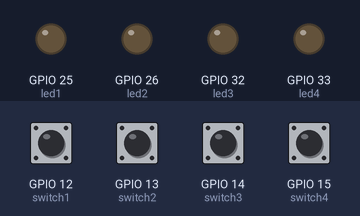
Simulated run of this sketch. Board: ESP32. Parts: output pins drawn as LEDs (lit = HIGH). The test bench sets the inputs (shaded band); at power-on: GPIO 12 (switch1), GPIO 13 (switch2), GPIO 14 (switch3), GPIO 15 (switch4) HIGH.

Above: at 1.2 s.
1.3 s: GPIO 12 (switch1) pulled LOW for 0.15 s
At 1.37 s:
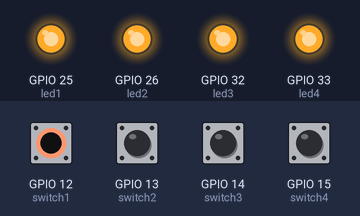
2.9 s: GPIO 13 (switch2) pulled LOW for 0.15 s
At 2.97 s:
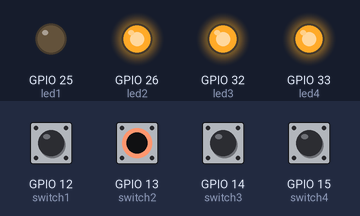
4.5 s: GPIO 14 (switch3) pulled LOW for 0.15 s
At 4.57 s:
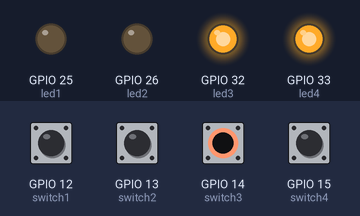
6.1 s: GPIO 15 (switch4) pulled LOW for 0.15 s
At 6.17 s:
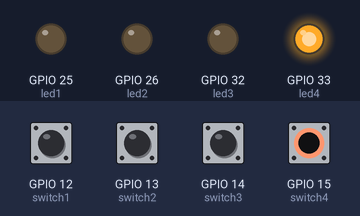
Timing chart, 0 to 8.7 s (numbered marks = the images above; inputs shaded):
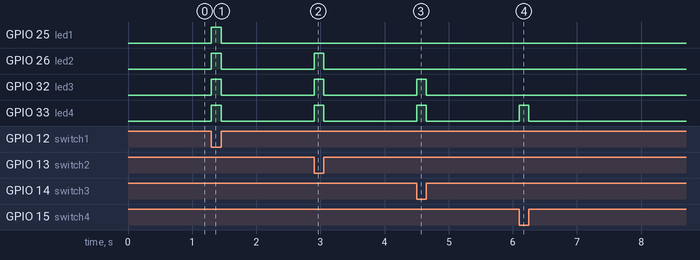

Measured:
- after the input at 1.3 s, GPIO 25 (led1), GPIO 26 (led2), GPIO 32 (led3), GPIO 33 (led4): LOW → HIGH at once, → LOW 0.15 s later
- after the input at 2.9 s, GPIO 26 (led2), GPIO 32 (led3), GPIO 33 (led4): LOW → HIGH at once, → LOW 0.15 s later
- after the input at 4.5 s, GPIO 32 (led3), GPIO 33 (led4): LOW → HIGH at once, → LOW 0.15 s later
- after the input at 6.1 s, GPIO 33 (led4): LOW → HIGH at once, → LOW 0.15 s later

The sketch:

LEDsUSingButtons.ino
```cpp
const int led1=25;
const int led2=26;
const int led3=32;
const int led4=33;

const int switch1=12;
const int switch2=13;
const int switch3=14;
const int switch4=15;
void setup() {
  pinMode(switch1,INPUT_PULLUP);
  pinMode(switch2,INPUT_PULLUP);
  pinMode(switch3,INPUT_PULLUP);
  pinMode(switch4,INPUT_PULLUP);

  pinMode(led1,OUTPUT);
  pinMode(led2,OUTPUT);
  pinMode(led3,OUTPUT);
  pinMode(led4,OUTPUT);

  pinMode(25,OUTPUT);
  pinMode(26,OUTPUT);
  pinMode(32,OUTPUT);
  pinMode(33,OUTPUT);
}

void loop() {
  if(digitalRead(switch1)==LOW){
    digitalWrite(led1,HIGH);
    digitalWrite(led2,HIGH);
    digitalWrite(led3,HIGH);
    digitalWrite(led4,HIGH);
  }
  else if(digitalRead(switch2)==LOW){
    digitalWrite(led2,HIGH);
    digitalWrite(led3,HIGH);
    digitalWrite(led4,HIGH);
  }
  else if(digitalRead(switch3)==LOW){
    digitalWrite(led3,HIGH);
    digitalWrite(led4,HIGH);
  }
  else if(digitalRead(switch4)==LOW)
  {
    digitalWrite(led4,HIGH);
  }
  else{
    digitalWrite(led1,LOW);
    digitalWrite(led2,LOW);
    digitalWrite(led3,LOW);
    digitalWrite(led4,LOW);
  }
}
```
